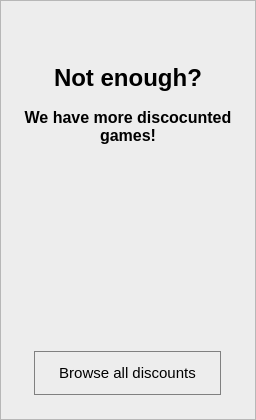
<?xml version="1.0" encoding="UTF-8"?>
<ui version="4.0">
 <class>StoreSaleBrowseAllCard</class>
 <widget class="QWidget" name="StoreSaleBrowseAllCard">
  <property name="geometry">
   <rect>
    <x>0</x>
    <y>0</y>
    <width>256</width>
    <height>420</height>
   </rect>
  </property>
  <property name="sizePolicy">
   <sizepolicy hsizetype="Fixed" vsizetype="Fixed">
    <horstretch>0</horstretch>
    <verstretch>0</verstretch>
   </sizepolicy>
  </property>
  <property name="minimumSize">
   <size>
    <width>256</width>
    <height>0</height>
   </size>
  </property>
  <property name="maximumSize">
   <size>
    <width>256</width>
    <height>420</height>
   </size>
  </property>
  <property name="cursor">
   <cursorShape>PointingHandCursor</cursorShape>
  </property>
  <property name="windowTitle">
   <string>Form</string>
  </property>
  <property name="styleSheet">
   <string notr="true">background-color: rgb(237, 237, 237);</string>
  </property>
  <layout class="QVBoxLayout" name="rootLayout">
   <property name="spacing">
    <number>0</number>
   </property>
   <property name="leftMargin">
    <number>0</number>
   </property>
   <property name="topMargin">
    <number>0</number>
   </property>
   <property name="rightMargin">
    <number>0</number>
   </property>
   <property name="bottomMargin">
    <number>0</number>
   </property>
   <item>
    <widget class="QFrame" name="content">
     <property name="frameShape">
      <enum>QFrame::Shape::StyledPanel</enum>
     </property>
     <property name="frameShadow">
      <enum>QFrame::Shadow::Raised</enum>
     </property>
     <layout class="QVBoxLayout" name="contentLayout">
      <property name="spacing">
       <number>0</number>
      </property>
      <property name="leftMargin">
       <number>0</number>
      </property>
      <property name="topMargin">
       <number>0</number>
      </property>
      <property name="rightMargin">
       <number>0</number>
      </property>
      <property name="bottomMargin">
       <number>24</number>
      </property>
      <item>
       <layout class="QVBoxLayout" name="headerLayout">
        <property name="spacing">
         <number>16</number>
        </property>
        <property name="leftMargin">
         <number>16</number>
        </property>
        <property name="rightMargin">
         <number>16</number>
        </property>
        <item alignment="Qt::AlignmentFlag::AlignHCenter|Qt::AlignmentFlag::AlignBottom">
         <widget class="QLabel" name="headerLabel">
          <property name="font">
           <font>
            <pointsize>18</pointsize>
            <bold>true</bold>
           </font>
          </property>
          <property name="styleSheet">
           <string notr="true">color: black;</string>
          </property>
          <property name="text">
           <string>Not enough?</string>
          </property>
         </widget>
        </item>
        <item alignment="Qt::AlignmentFlag::AlignTop">
         <widget class="QLabel" name="subheaderLabel">
          <property name="font">
           <font>
            <pointsize>12</pointsize>
            <bold>true</bold>
           </font>
          </property>
          <property name="styleSheet">
           <string notr="true">color: black;</string>
          </property>
          <property name="text">
           <string>We have more discocunted games!</string>
          </property>
          <property name="alignment">
           <set>Qt::AlignmentFlag::AlignCenter</set>
          </property>
          <property name="wordWrap">
           <bool>true</bool>
          </property>
         </widget>
        </item>
       </layout>
      </item>
      <item alignment="Qt::AlignmentFlag::AlignHCenter|Qt::AlignmentFlag::AlignBottom">
       <widget class="QLabel" name="browseLabel">
        <property name="font">
         <font>
          <pointsize>11</pointsize>
         </font>
        </property>
        <property name="styleSheet">
         <string notr="true">border: 1px solid grey; color: black; padding: 12px 24px 12px 24px;</string>
        </property>
        <property name="text">
         <string>Browse all discounts</string>
        </property>
        <property name="alignment">
         <set>Qt::AlignmentFlag::AlignCenter</set>
        </property>
       </widget>
      </item>
     </layout>
    </widget>
   </item>
  </layout>
 </widget>
 <resources/>
 <connections/>
</ui>
